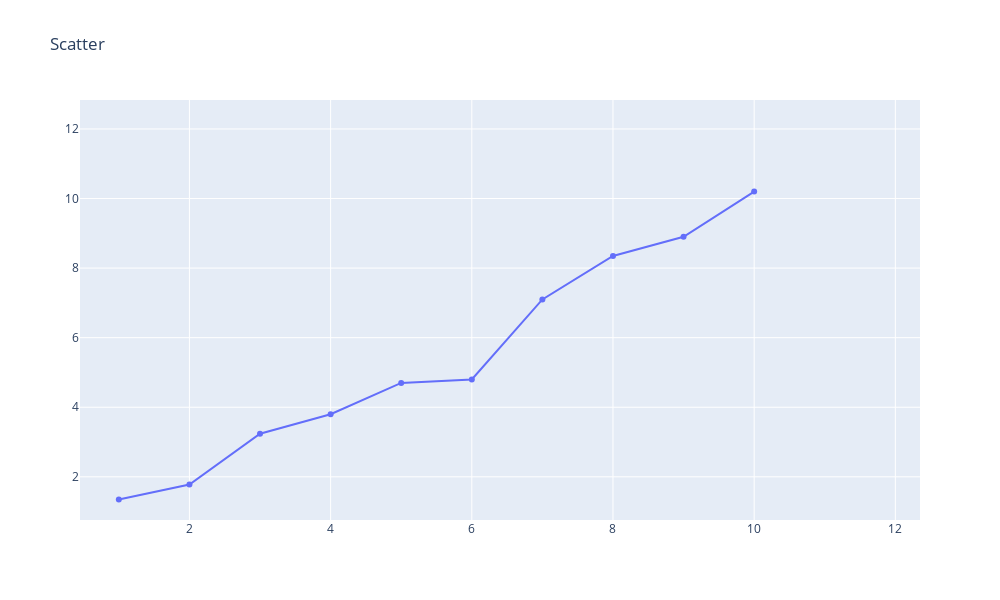

Here is the notebook cell this chart was saved with:
### Code cell
x = [1, 2, 3, 4, 5, 6, 7, 8, 9, 10]
y = [1.35, 1.78, 3.24, 3.8, 4.7, 4.8, 7.1, 8.35, 8.9, 10.2]
fig = go.Figure(
    data=[go.Scatter(x=x, y=y)],
    layout = go.Layout(width=1000, height=600, title="Scatter")
)
fig.show()

### Figure 1 — Plotly figure (JSON) as saved in the notebook; plotly's stock layout.template omitted (floating-point values rounded to 4 significant figures)
{"data": [{"type": "scatter", "x": [1, 2, 3, 4, 5, 6, 7, 8, 9, 10], "y": [1.35, 1.78, 3.24, 3.8, 4.7, 4.8, 7.1, 8.35, 8.9, 10.2]}], "layout": {"height": 600, "title": {"text": "Scatter"}, "width": 1000, "xaxis": {"autorange": false, "range": [0.4499, 12.35], "type": "linear"}, "yaxis": {"autorange": false, "range": [0.7588, 12.83], "type": "linear"}}}
